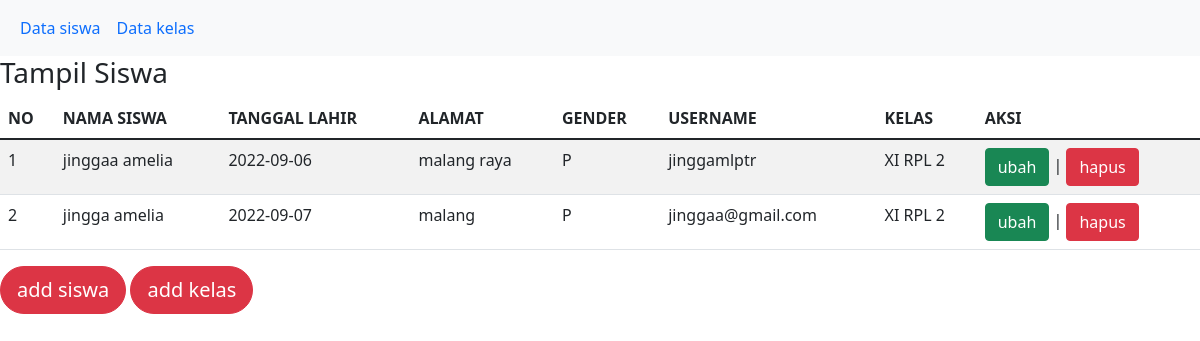
The page /perpustakaan/tampil_siswa.php on the database its author committed.
### tables this page shows
CREATE TABLE `siswa` (
  `id_siswa` int(11) NOT NULL,
  `nama_siswa` varchar(100) NOT NULL,
  `tanggal_lahir` date NOT NULL,
  `gender` enum('L','P') NOT NULL,
  `alamat` text NOT NULL,
  `username` varchar(255) DEFAULT NULL,
  `password` varchar(255) DEFAULT NULL,
  `id_kelas` int(11) NOT NULL
);

CREATE TABLE `kelas` (
  `id_kelas` int(100) NOT NULL,
  `nama_kelas` varchar(100) NOT NULL,
  `kelompok` varchar(100) NOT NULL,
  `angkatan` int(100) NOT NULL
);

### perpustakaan/tampil_siswa.php (the view, shortened to what this page needs)
<?php include 'navbar.php'; ?>
    <h3>Tampil Siswa</h3>
    <table class="table table-hover table-striped">
        <thead>
            <tr>
                <th>NO</th><th>NAMA SISWA</th><th>TANGGAL LAHIR</th>
                <th>ALAMAT</th><th>GENDER</th>
                <th>USERNAME</th><th>KELAS</th><th>AKSI</th>
            </tr>
        </thead>
        <tbody>
            <?php
            include "koneksi.php";
            $qry_siswa=mysqli_query($conn, "select * from siswa join kelas on kelas.id_kelas=siswa.id_kelas");
            $no=0;
            while($data_siswa=mysqli_fetch_array($qry_siswa)){
            $no++;?>
            <tr>
                <td><?=$no?></td>
                <td><?=$data_siswa['nama_siswa']?></td>
                <td><?=$data_siswa['tanggal_lahir']?></td>
                <td><?=$data_siswa['alamat']?></td>
                <td><?=$data_siswa['gender']?></td>
                <td><?=$data_siswa['username']?></td>
                <td><?=$data_siswa['nama_kelas']?></td>
                <td>
                    <a href="ubah_siswa.php?id_siswa=<?=$data_siswa['id_siswa']?>"class="btn btn-success">ubah</a> | <a href="hapus.php?id_siswa=<?=$data_siswa['id_siswa']?>" onclick="return confirm('apakah anda yakin menghapus data ini?')" class="btn btn-danger">hapus</a>
                </td>
            </tr>
            <?php
            }
            ?>
        </tbody>
    </table>
<a href="tambah_siswa.php" class="btn btn-danger  btn-lg rounded-pill">add siswa</a>
<a href="tambah_kelas.php" class="btn btn-danger btn-lg rounded-pill">add kelas</a>
</body>
</html>

### rows shown on the page
siswa: nama_siswa "jinggaa amelia", tanggal_lahir "2022-09-06", alamat "malang raya", gender "P", username "jinggamlptr", id_kelas.nama_kelas "XI RPL 2"
siswa: nama_siswa "jingga amelia", tanggal_lahir "2022-09-07", alamat "malang", gender "P", username "jinggaa@gmail.com", id_kelas.nama_kelas "XI RPL 2"
